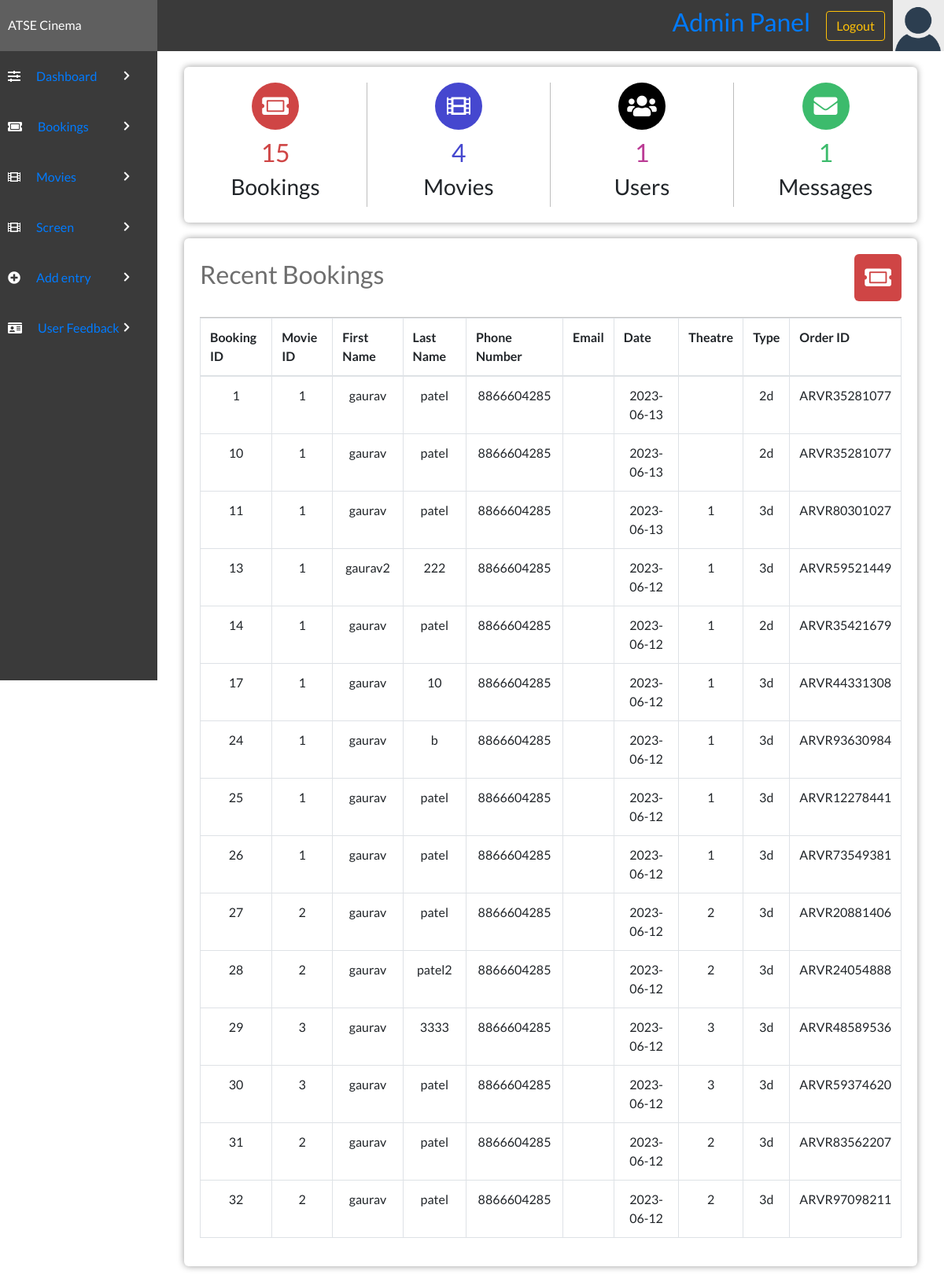
/admin/addmovie.php (signed in), run on an earlier commit of the app's database.
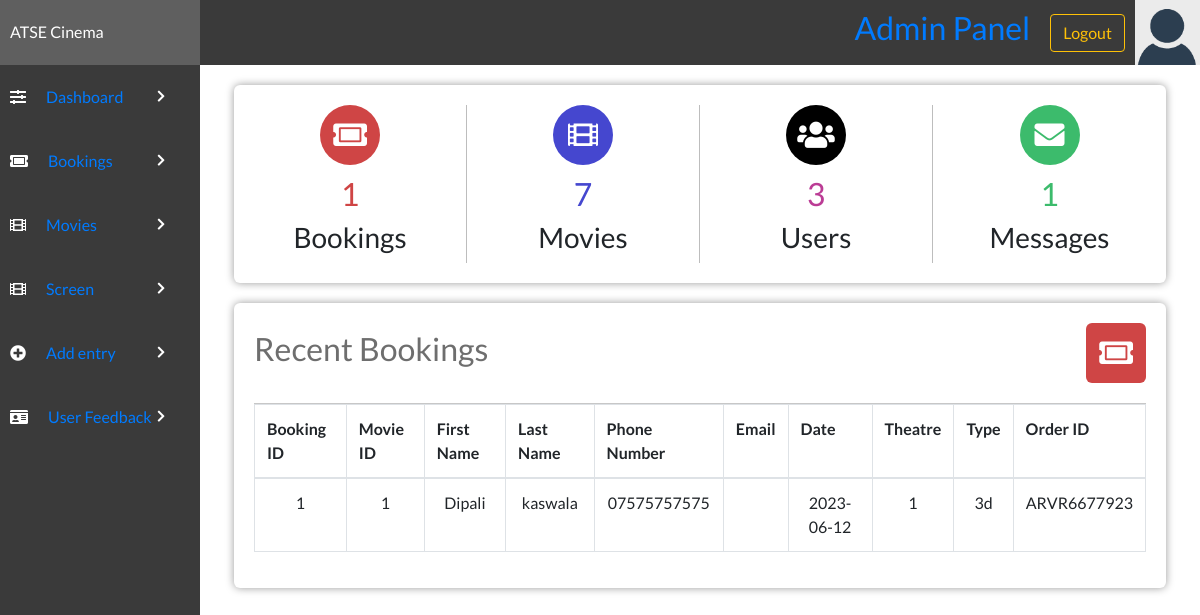
And on a later commit of the database.
### tables this page shows
CREATE TABLE `bookingtable` (
  `bookingID` int(11) NOT NULL,
  `movieID` int(11) DEFAULT NULL,
  `bookingTheatre` varchar(100) NOT NULL,
  `bookingType` varchar(100) DEFAULT NULL,
  `bookingDate` varchar(50) NOT NULL,
  `bookingTime` varchar(50) NOT NULL,
  `bookingFName` varchar(100) NOT NULL,
  `bookingLName` varchar(100) DEFAULT NULL,
  `bookingPNumber` varchar(12) NOT NULL,
  `bookingEmail` varchar(255) NOT NULL,
  `amount` varchar(255) NOT NULL,
  `ORDERID` varchar(255) NOT NULL,
  `DATE-TIME` datetime NOT NULL DEFAULT current_timestamp(),
  `userid` int(11) NOT NULL
);

### admin/addmovie.php (the view, shortened to what the changed rows need)
<?php
include "config.php";
?>
<!DOCTYPE html>
<html lang="en">
<head>
    <link rel="stylesheet" href="../style/styles.css">
    <link rel="stylesheet" href="https://use.fontawesome.com/releases/v5.7.2/css/all.css">
    <link rel="stylesheet" href="https://maxcdn.bootstrapcdn.com/bootstrap/4.0.0/css/bootstrap.min.css">
    <link rel="stylesheet" href="https://cdn.datatables.net/1.10.22/css/dataTables.bootstrap4.min.css">
    <link rel="stylesheet" href="https://maxcdn.bootstrapcdn.com/bootstrap/4.0.0/css/bootstrap.min.css">
</head>
<body>
    <?php
    $sql = "SELECT * FROM bookingtable";
    $bookingsNo = mysqli_num_rows(mysqli_query($con, $sql));
    $messagesNo = mysqli_num_rows(mysqli_query($con, "SELECT * FROM feedbacktable"));
    $moviesNo = mysqli_num_rows(mysqli_query($con, "SELECT * FROM movie"));
    $userNo = mysqli_num_rows(mysqli_query($con, "SELECT * FROM users"));
    ?>
    <?php include('header.php'); ?>
    <div class="admin-container">
        <div class="admin-section admin-section2">
            <div class="admin-section-column">
                <div class="admin-section-panel admin-section-stats">
                    <div class="admin-section-stats-panel">
                        <i class="fa fa-ticket-alt" style="background-color: #cf4545"></i>
                        <h2 style="color: #cf4545"><?php echo $bookingsNo ?></h2>
                        <h3>Bookings</h3>
                    </div>
                    <div class="admin-section-stats-panel">
                        <i class="fas fa-film" style="background-color: #4547cf"></i>
                        <h2 style="color: #4547cf"><?php echo $moviesNo ?></h2>
                        <h3>Movies</h3>
                    </div>
                    <div class="admin-section-stats-panel">
                        <i class="fas fa-users" style="background-color: #000000"></i>
                        <h2 style="color: #bb3c95"><?php echo $userNo ?></h2>
                        <h3>Users</h3>
                    </div>
                    <div class="admin-section-stats-panel" style="border: none">
                        <h2 style="color: #3cbb6c"><?php echo $messagesNo ?></h2>
                    </div>
                </div>
                <div class="admin-section-panel admin-section-panel1">
                    <div class="admin-panel-section-header">
                        <h2>Recent Bookings</h2>
                    </div>
                    <div class="admin-panel-section-content">
                        <table class="table table-bordered" id="dataTable" width="100%" cellspacing="0">
                            <tr>
                                <th>Booking ID</th>
                                <th>Movie ID</th>
                                <th>First Name</th>
                                <th>Last Name</th>
                                <th>Phone Number</th>
                                <th>Email</th>
                                <th>Date</th>
                                <th>Theatre</th>
                                <th>Type</th>
                                <th>Order ID</th>
                            </tr>
                            <tbody>
                                <?php
                                $select = "SELECT * FROM `bookingtable`";
                                $run = mysqli_query($con, $select);
                                while ($row = mysqli_fetch_array($run)) {
                                    $bookingid = $row['bookingID'];
                                    $movieID = $row['movieID'];
                                    $bookingFName = $row['bookingFName'];
                                    $bookingLName = $row['bookingLName'];
                                    $mobile = $row['bookingPNumber'];
                                    $email = $row['bookingEmail'];
                                    $date = $row['bookingDate'];
                                    $theatre = $row['bookingTheatre'];
                                    $type = $row['bookingType'];
                                    $ORDERID = $row['ORDERID'];
                                ?>
                                    <tr align="center">
                                        <td><?php echo $bookingid; ?></td>
                                        <td><?php echo $movieID; ?></td>
                                        <td><?php echo $bookingFName; ?></td>
                                        <td><?php echo $bookingLName; ?></td>
                                        <td><?php echo $mobile; ?></td>
                                        <td><?php echo $email; ?></td>
                                        <td><?php echo $date; ?></td>
                                        <td><?php echo $theatre; ?></td>
                                        <td><?php echo $type; ?></td>
                                        <td><?php echo $ORDERID; ?></td>
                                    </tr>
                                <?php }
                                ?>
                            </tbody>
                        </table>
                    </div>
                </div>
            </div>
        </div>
    </div>
</body>
</html>

What changed in the data, as far as the page shows it:
removed bookingtable: bookingID "10", movieID "1", bookingFName "gaurav", bookingLName "patel", bookingPNumber "8866604285", bookingDate "2023-06-13", bookingType "2d", ORDERID "ARVR35281077"
removed bookingtable: bookingID "11", movieID "1", bookingFName "gaurav", bookingLName "patel", bookingPNumber "8866604285", bookingDate "2023-06-13", bookingTheatre "1", bookingType "3d", ORDERID "ARVR80301027"
removed bookingtable: bookingID "13", movieID "1", bookingFName "gaurav2", bookingLName "222", bookingPNumber "8866604285", bookingDate "2023-06-12", bookingTheatre "1", bookingType "3d", ORDERID "ARVR59521449"
removed bookingtable: bookingID "14", movieID "1", bookingFName "gaurav", bookingLName "patel", bookingPNumber "8866604285", bookingDate "2023-06-12", bookingTheatre "1", bookingType "2d", ORDERID "ARVR35421679"
removed bookingtable: bookingID "17", movieID "1", bookingFName "gaurav", bookingLName "10", bookingPNumber "8866604285", bookingDate "2023-06-12", bookingTheatre "1", bookingType "3d", ORDERID "ARVR44331308"
removed bookingtable: bookingID "24", movieID "1", bookingFName "gaurav", bookingLName "b", bookingPNumber "8866604285", bookingDate "2023-06-12", bookingTheatre "1", bookingType "3d", ORDERID "ARVR93630984"
removed bookingtable: bookingID "25", movieID "1", bookingFName "gaurav", bookingLName "patel", bookingPNumber "8866604285", bookingDate "2023-06-12", bookingTheatre "1", bookingType "3d", ORDERID "ARVR12278441"
removed bookingtable: bookingID "26", movieID "1", bookingFName "gaurav", bookingLName "patel", bookingPNumber "8866604285", bookingDate "2023-06-12", bookingTheatre "1", bookingType "3d", ORDERID "ARVR73549381"
removed bookingtable: bookingID "27", movieID "2", bookingFName "gaurav", bookingLName "patel", bookingPNumber "8866604285", bookingDate "2023-06-12", bookingTheatre "2", bookingType "3d", ORDERID "ARVR20881406"
removed bookingtable: bookingID "28", movieID "2", bookingFName "gaurav", bookingLName "patel2", bookingPNumber "8866604285", bookingDate "2023-06-12", bookingTheatre "2", bookingType "3d", ORDERID "ARVR24054888"
removed bookingtable: bookingID "29", movieID "3", bookingFName "gaurav", bookingLName "3333", bookingPNumber "8866604285", bookingDate "2023-06-12", bookingTheatre "3", bookingType "3d", ORDERID "ARVR48589536"
removed bookingtable: bookingID "30", movieID "3", bookingFName "gaurav", bookingLName "patel", bookingPNumber "8866604285", bookingDate "2023-06-12", bookingTheatre "3", bookingType "3d", ORDERID "ARVR59374620"
removed bookingtable: bookingID "31", movieID "2", bookingFName "gaurav", bookingLName "patel", bookingPNumber "8866604285", bookingDate "2023-06-12", bookingTheatre "2", bookingType "3d", ORDERID "ARVR83562207"
removed bookingtable: bookingID "32", movieID "2", bookingFName "gaurav", bookingLName "patel", bookingPNumber "8866604285", bookingDate "2023-06-12", bookingTheatre "2", bookingType "3d", ORDERID "ARVR97098211"
changed bookingtable id 1: bookingFName "gaurav" → "Dipali"; bookingLName "patel" → "kaswala"; bookingPNumber "8866604285" → "07575757575"; bookingDate "2023-06-13" → "2023-06-12"; bookingTheatre (not shown) → "1"; bookingType "2d" → "3d"; ORDERID "ARVR35281077" → "ARVR6677923"
Also different on the page:
$bookingsNo: "15" → "1"
$moviesNo: "4" → "7"
$userNo: "1" → "3"
